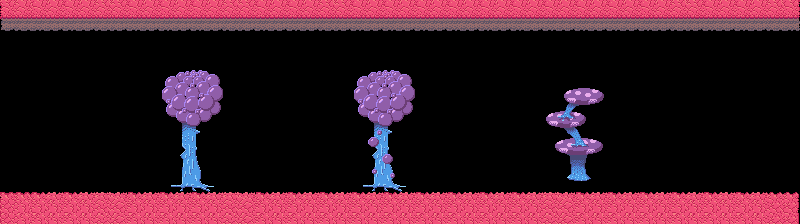

A level layout from a 2D game, rendered from its tile map. Below: a short description, then the map file with its tile-grid data intact:
An orthogonal 25x7 tile map with 32x32 px tiles, 4 tile layers (Very Background, Background, Middleground, Foreground) and 21 objects.

<map version="1.10" tiledversion="1.10.2" orientation="orthogonal" renderorder="right-down" width="25" height="7" tilewidth="32" tileheight="32" infinite="0" nextlayerid="9" nextobjectid="26">
 <editorsettings>
  <export target="map.json" format="json" />
 </editorsettings>
 <tileset firstgid="1" name="tileset" tilewidth="32" tileheight="32" tilecount="128" columns="8">
  <image source="../tileset.png" trans="ff00ff" width="256" height="512" />
 </tileset>
 <layer id="4" name="Very Background" width="25" height="7">
  <data encoding="csv">
25,26,26,27,26,26,26,27,26,26,27,26,26,26,26,26,26,26,26,26,26,27,26,26,28,
0,0,0,0,0,0,0,0,0,0,0,0,0,0,0,0,0,0,0,0,0,0,0,0,0,
0,0,0,0,0,0,0,0,0,0,0,0,0,0,0,0,0,0,0,0,0,0,0,0,0,
0,0,0,0,0,0,0,0,0,0,0,0,0,0,0,0,0,0,0,0,0,0,0,0,0,
0,0,0,0,0,0,0,0,0,0,0,0,0,0,0,0,0,0,0,0,0,0,0,0,0,
0,0,0,0,0,0,0,0,0,0,0,0,0,0,0,0,0,0,0,0,0,0,0,0,0,
9,10,10,11,10,10,10,11,10,10,10,10,10,10,10,10,10,11,10,10,10,10,10,10,12
</data>
 </layer>
 <objectgroup id="5" name="Very Background collision">
  <object id="17" x="2.5" y="191.5" width="800" height="38" />
  <object id="18" x="802.5" y="-4.5" width="35" height="233" />
  <object id="19" x="-25.5" y="-9.5" width="26" height="238" />
  <object id="20" x="1.5" y="3.5" width="802" height="34" />
  <object id="24" x="778" y="160" width="22" height="30">
   <properties>
    <property name="Goal" type="bool" value="true" />
   </properties>
  </object>
  <object id="25" x="15.6667" y="165" width="18.6667" height="16">
   <properties>
    <property name="Start" type="bool" value="true" />
   </properties>
  </object>
 </objectgroup>
 <layer id="3" name="Background" width="25" height="7">
  <data encoding="csv">
0,0,0,0,0,0,0,0,0,0,0,0,0,0,0,0,0,0,0,0,0,0,0,0,0,
0,0,0,0,0,0,0,0,0,0,0,0,0,0,0,0,0,0,0,0,0,0,0,0,0,
0,0,0,0,0,35,36,0,0,0,0,0,0,0,0,0,0,0,0,0,0,0,0,0,0,
0,0,0,0,0,43,44,0,0,0,0,0,0,0,0,0,0,0,0,0,0,0,0,0,0,
0,0,0,0,0,51,52,0,0,0,0,0,0,0,0,0,0,0,0,0,0,0,0,0,0,
0,0,0,0,0,59,60,0,0,0,0,0,0,0,0,0,0,0,0,0,0,0,0,0,0,
0,0,0,0,0,0,0,0,0,0,0,0,0,0,0,0,0,0,0,0,0,0,0,0,0
</data>
 </layer>
 <objectgroup id="6" name="Background collision">
  <object id="13" x="2.5" y="190.5" width="800" height="38" />
  <object id="14" x="802.5" y="-5.5" width="35" height="233" />
  <object id="15" x="-25.5" y="-10.5" width="26" height="238" />
  <object id="16" x="1.5" y="2.5" width="802" height="34" />
  <object id="23" x="168" y="71" width="49" height="118" />
 </objectgroup>
 <layer id="2" name="Middleground" width="25" height="7">
  <data encoding="csv">
0,0,0,0,0,0,0,0,0,0,0,0,0,0,0,0,0,0,0,0,0,0,0,0,0,
0,0,0,0,0,0,0,0,0,0,0,0,0,0,0,0,0,0,0,0,0,0,0,0,0,
0,0,0,0,0,0,0,0,0,0,0,37,38,0,0,0,0,0,0,0,0,0,0,0,0,
0,0,0,0,0,0,0,0,0,0,0,45,46,0,0,0,0,0,0,0,0,0,0,0,0,
0,0,0,0,0,0,0,0,0,0,0,53,54,0,0,0,0,0,0,0,0,0,0,0,0,
0,0,0,0,0,0,0,0,0,0,0,61,62,0,0,0,0,0,0,0,0,0,0,0,0,
0,0,0,0,0,0,0,0,0,0,0,0,0,0,0,0,0,0,0,0,0,0,0,0,0
</data>
 </layer>
 <objectgroup id="7" name="Middleground collision">
  <object id="9" x="2.5" y="189.5" width="800" height="38" />
  <object id="10" x="802.5" y="-6.5" width="35" height="233" />
  <object id="11" x="-25.5" y="-11.5" width="26" height="238" />
  <object id="12" x="1.5" y="1.5" width="802" height="34" />
  <object id="22" x="361" y="69" width="49" height="117" />
 </objectgroup>
 <layer id="1" name="Foreground" width="25" height="7">
  <data encoding="csv">
0,0,0,0,0,0,0,0,0,0,0,0,0,0,0,0,0,0,0,0,0,0,0,0,0,
0,0,0,0,0,0,0,0,0,0,0,0,0,0,0,0,0,0,0,0,0,0,0,0,0,
0,0,0,0,0,0,0,0,0,0,0,0,0,0,0,0,0,39,40,0,0,0,0,0,0,
0,0,0,0,0,0,0,0,0,0,0,0,0,0,0,0,0,47,48,0,0,0,0,0,0,
0,0,0,0,0,0,0,0,0,0,0,0,0,0,0,0,0,55,56,0,0,0,0,0,0,
0,0,0,0,0,0,0,0,0,0,0,0,0,0,0,0,0,63,64,0,0,0,0,0,0,
0,0,0,0,0,0,0,0,0,0,0,0,0,0,0,0,0,0,0,0,0,0,0,0,0
</data>
 </layer>
 <objectgroup id="8" name="Foreground collision">
  <object id="1" x="0" y="189" width="800" height="38" />
  <object id="2" x="800" y="-7" width="35" height="233" />
  <object id="3" x="-28" y="-12" width="26" height="238" />
  <object id="4" x="-1" y="1" width="802" height="34" />
  <object id="21" x="558" y="76" width="40" height="112" />
 </objectgroup>
</map>
